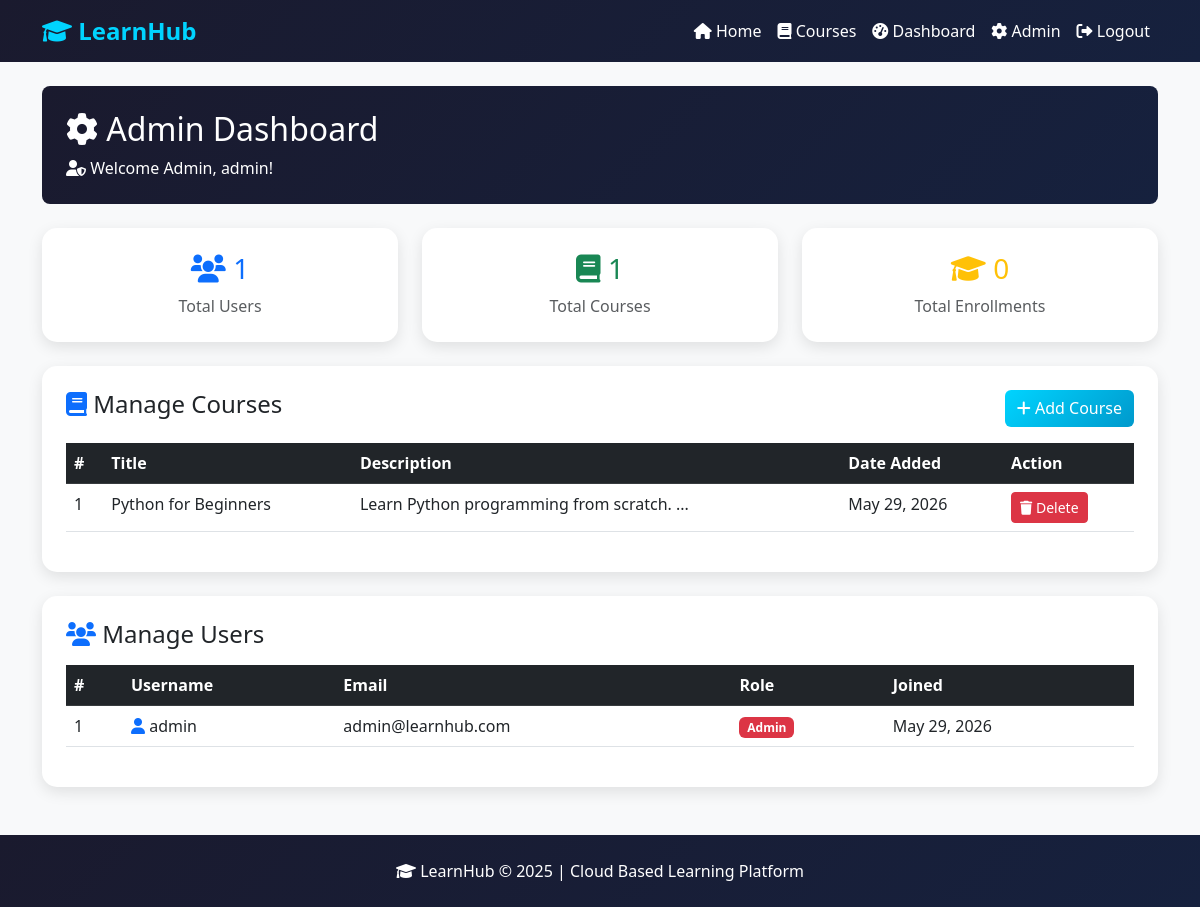
The page /admin (signed in) on the database its author committed.
### app/models.py (models this page shows, shortened)
class User(db.Model, UserMixin):
    id = db.Column(db.Integer, primary_key=True)
    username = db.Column(db.String(80), unique=True, nullable=False)
    email = db.Column(db.String(120), unique=True, nullable=False)
    password = db.Column(db.String(200), nullable=False)
    role = db.Column(db.String(20), default='student')
    created_at = db.Column(db.DateTime, default=datetime.utcnow)

class Course(db.Model):
    id = db.Column(db.Integer, primary_key=True)
    title = db.Column(db.String(200), nullable=False)
    description = db.Column(db.Text, nullable=False)
    thumbnail = db.Column(db.String(500), default='default.jpg')
    video_url = db.Column(db.String(500))
    created_at = db.Column(db.DateTime, default=datetime.utcnow)

### app/routes.py (the view)
@main.route('/admin')
@login_required
def admin_dashboard():
    if current_user.role != 'admin':
        flash('Access denied!', 'danger')
        return redirect(url_for('main.home'))
    total_users = User.query.count()
    total_courses = Course.query.count()
    total_enrollments = Enrollment.query.count()
    courses = Course.query.all()
    users = User.query.all()
    return render_template('admin.html',
                           total_users=total_users,
                           total_courses=total_courses,
                           total_enrollments=total_enrollments,
                           courses=courses,
                           users=users
                           )

### app/models.py (called while the page is built)
@login_manager.user_loader
def load_user(user_id):
    return User.query.get(int(user_id))

### app/templates/admin.html (shortened to what this page needs)
{% extends 'base.html' %}
{% block content %}
<div class="p-4 mb-4 rounded-3 text-white"
     style="background: linear-gradient(135deg, #1a1a2e, #16213e);">
    <h2>
        <i class="fas fa-cog"></i> Admin Dashboard
    </h2>
    <p class="mb-0">
        <i class="fas fa-user-shield"></i>
        Welcome Admin, {{ current_user.username }}!
    </p>
</div>
<div class="row mb-4">
    <div class="col-md-4">
        <div class="card p-4 text-center">
            <h3 class="text-primary">
                <i class="fas fa-users"></i>
                {{ total_users }}
            </h3>
            <p class="text-muted mb-0">Total Users</p>
        </div>
    </div>
    <div class="col-md-4">
        <div class="card p-4 text-center">
            <h3 class="text-success">
                <i class="fas fa-book"></i>
                {{ total_courses }}
            </h3>
            <p class="text-muted mb-0">Total Courses</p>
        </div>
    </div>
    <div class="col-md-4">
        <div class="card p-4 text-center">
            <h3 class="text-warning">
                <i class="fas fa-graduation-cap"></i>
                {{ total_enrollments }}
            </h3>
            <p class="text-muted mb-0">Total Enrollments</p>
        </div>
    </div>
</div>
<div class="card p-4 mb-4">
    <div class="d-flex justify-content-between mb-3">
        <h4>
            <i class="fas fa-book text-primary"></i>
            Manage Courses
        </h4>
        <a href="{{ url_for('main.add_course') }}"
           class="btn btn-primary">
            <i class="fas fa-plus"></i> Add Course
        </a>
    </div>
    {% if courses %}
    <div class="table-responsive">
        <table class="table table-hover">
            <thead class="table-dark">
                <tr>
                    <th>#</th>
                    <th>Title</th>
                    <th>Description</th>
                    <th>Date Added</th>
                    <th>Action</th>
                </tr>
            </thead>
            <tbody>
                {% for course in courses %}
                <tr>
                    <td>{{ course.id }}</td>
                    <td>{{ course.title }}</td>
                    <td>{{ course.description[:50] }}...</td>
                    <td>
                        {{ course.created_at.strftime('%b %d, %Y') }}
                    </td>
                    <td>
                        <a href="{{ url_for('main.delete_course',
                                   course_id=course.id) }}"
                           class="btn btn-danger btn-sm"
                           onclick="return confirm(
                               'Are you sure?')">
                            <i class="fas fa-trash"></i> Delete
                        </a>
                    </td>
                </tr>
                {% endfor %}
            </tbody>
        </table>
    </div>
    {% endif %}
</div>
<div class="card p-4">
    <h4 class="mb-3">
        <i class="fas fa-users text-primary"></i>
        Manage Users
    </h4>
    <div class="table-responsive">
        <table class="table table-hover">
            <thead class="table-dark">
                <tr>
                    <th>#</th>
                    <th>Username</th>
                    <th>Email</th>
                    <th>Role</th>
                    <th>Joined</th>
                </tr>
            </thead>
            <tbody>
                {% for user in users %}
                <tr>
                    <td>{{ user.id }}</td>
                    <td>
                        <i class="fas fa-user text-primary"></i>
                        {{ user.username }}
                    </td>
                    <td>{{ user.email }}</td>
                    <td>
                        {% if user.role == 'admin' %}
                        <span class="badge bg-danger">
                            Admin
                        </span>
                        {% else %}
                        <span class="badge bg-primary">
                            Student
                        </span>
                        {% endif %}
                    </td>
                    <td>
                        {{ user.created_at.strftime('%b %d, %Y') }}
                    </td>
                </tr>
                {% endfor %}
            </tbody>
        </table>
    </div>
</div>
{% endblock %}

### app/templates/Base.html (shortened to what this page needs)
<!DOCTYPE html>
<html lang="en">
<head>
    <link href="https://cdn.jsdelivr.net/npm/bootstrap@5.3.0/dist/css/bootstrap.min.css" rel="stylesheet">
    <link href="https://cdnjs.cloudflare.com/ajax/libs/font-awesome/6.0.0/css/all.min.css" rel="stylesheet">
</head>
<body>
<nav class="navbar navbar-expand-lg">
    <div class="container">
        <a class="navbar-brand" href="{{ url_for('main.home') }}">
            <i class="fas fa-graduation-cap"></i> LearnHub
        </a>
        <div class="collapse navbar-collapse" id="navbarNav">
            <ul class="navbar-nav ms-auto">
                <li class="nav-item">
                    <a class="nav-link" href="{{ url_for('main.home') }}">
                        <i class="fas fa-home"></i> Home
                    </a>
                </li>
                <li class="nav-item">
                    <a class="nav-link" href="{{ url_for('main.courses') }}">
                        <i class="fas fa-book"></i> Courses
                    </a>
                </li>
                {% if current_user.is_authenticated %}
                    <li class="nav-item">
                        <a class="nav-link" href="{{ url_for('main.dashboard') }}">
                            <i class="fas fa-tachometer-alt"></i> Dashboard
                        </a>
                    </li>
                    {% if current_user.role == 'admin' %}
                    <li class="nav-item">
                        <a class="nav-link" href="{{ url_for('main.admin_dashboard') }}">
                            <i class="fas fa-cog"></i> Admin
                        </a>
                    </li>
                    {% endif %}
                    <li class="nav-item">
                        <a class="nav-link" href="{{ url_for('auth.logout') }}">
                            <i class="fas fa-sign-out-alt"></i> Logout
                        </a>
                    </li>
                {% endif %}
            </ul>
        </div>
    </div>
</nav>
<main class="container my-4">
    {% block content %}{% endblock %}
</main>
<footer class="py-4 mt-5">
    <div class="container text-center">
        <p class="mb-0">
            <i class="fas fa-graduation-cap"></i>
            LearnHub © 2025 | Cloud Based Learning Platform
        </p>
    </div>
</footer>
</body>
</html>

### app/templates/Base.html (style rules this page uses)
body { background-color: #f8f9fa; }
.navbar { background: linear-gradient(135deg, #1a1a2e, #16213e); }
.navbar-brand { font-size: 1.5rem; font-weight: bold; color: #00d4ff !important; }
.nav-link { color: #ffffff !important; }
.btn-primary { background: linear-gradient(135deg, #00d4ff, #0099cc); border: none; }
.card { border: none; border-radius: 15px; box-shadow: 0 5px 15px rgba(0,0,0,0.1); transition: transform 0.3s; }
footer { background: linear-gradient(135deg, #1a1a2e, #16213e); color: white; }

### rows shown on the page
User: username "admin", id "1", email "admin@learnhub.com", role "Admin", created_at "May 29, 2026"
Course: id "1", title "Python for Beginners", description "Learn Python programming from scratch.", created_at "May 29, 2026"

### other values the page prints
{{ total_users }} "1"
{{ total_courses }} "1"
{{ total_enrollments }} "0"
